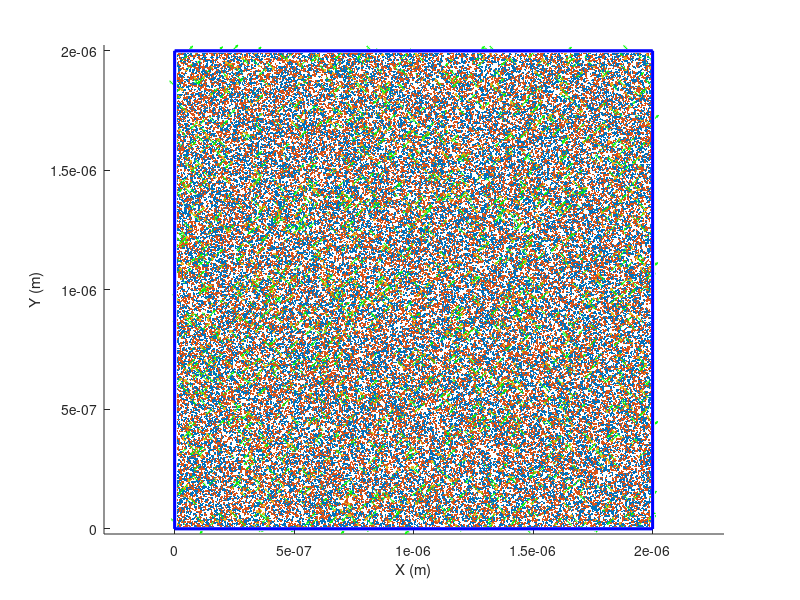

MATLAB code for this plot: (Note: this script raises an error after producing the figure.)

%%%%%%%%%%%%%%%%%%%%%%%%%% PART 1 SIMULATION SETUP %%%%%%%%%%%%%%%%%%%%%%%%
close all
rng(156, 'twister')
clear

%% Step 0: Diamond as a Medium
%Since we use a lot of E&M calculations, we need
DiaPerm = 5.66*8.854e-12;       %Permittivity in Diamond
EC = 1.602e-19/(4*pi*DiaPerm);  %Charge / 4*pi*epsilom

%In diamond there are two types of chargetraps

%P1 traps which can be neutral or negatively charged
P1occ = 13;            %Suspected Precent that are charged negative
P1dens = 5e21;         %Suspected Density of traps

%Vacancies which can be neutral or positively charged
VCocc = 13;            %Suspected Precent that are charged positive
VCdens = 5e21;         %Suspected Density of traps

%Finally, there are NV centers within Diamond which can be neutral or
%negatively charged, and are treated as dipoles.
NVocc = 82;            %Suspected Precent that are charged negative
NVdens = 0.2e21;         %Suspected Density of NV's


%% Step 1: Creating a Volume
%This step is pretty straight forward, for our simulation we need a volume
%of diamond to be used in the simulation. Thus we consider a box shape

BoxDim = 1e-6*[2;2;2];  %Box Size

%Here's a visualization of the box%
figure(1)  
BoxX = BoxDim(1)*[0,1,1,0,0,0,0,0,0,1,1,1,1,1,1,0];   %Mess of points
BoxY = BoxDim(2)*[0,0,1,1,0,0,1,1,1,1,1,1,0,0,0,0];   %that create
BoxZ = BoxDim(3)*[0,0,0,0,0,1,1,0,1,1,0,1,1,0,1,1];   %the box shape
hold on
plot3(BoxX,BoxY,BoxZ,'b-','LineWidth',2);
xlabel('X (m)')
ylabel('Y (m)')
zlabel('Z (m)')
axis equal


%% Step 2: Add Charge Traps Within Box
%We then estimate how many of each trap exists within the volume
P1num = round(P1dens*BoxDim(1)*BoxDim(2)*BoxDim(3));
VCnum = round(VCdens*BoxDim(1)*BoxDim(2)*BoxDim(3));

%Then we place the charge traps within the volume
P1pos(:,1:P1num) = [BoxDim(1)*rand(1,P1num);BoxDim(2)*rand(1,P1num);BoxDim(3)*rand(1,P1num)];
VCpos(:,1:VCnum) = [BoxDim(1)*rand(1,VCnum);BoxDim(2)*rand(1,VCnum);BoxDim(3)*rand(1,VCnum)];

%Here's what that looks like
scatter3(P1pos(1,:),P1pos(2,:),P1pos(3,:),2,'red','filled');
scatter3(VCpos(1,:),VCpos(2,:),VCpos(3,:),2,'blue','filled');


%% Step 3: Add NV's into Box
%Next we have to add our NV's into the box, same steps as before
NVnum = round(NVdens*BoxDim(1)*BoxDim(2)*BoxDim(3));
NVpos(:,1:NVnum) = [BoxDim(1)*rand(1,NVnum);BoxDim(2)*rand(1,NVnum,1);BoxDim(3)*rand(1,NVnum)];

%However, NV's are dipoles and thus have a random orientation
%Luckily because diamond is crystalline, there are only 4 possible
%orientations
n_poss = 1/sqrt(3)*[1,1,-1,-1;1,-1,1,-1;1,-1,-1,1]; %1/sqrt(3) is the normalization factor)
NVori = n_poss(:,randi([1,4],1,NVnum));

%Here's what the NV's look like with their orientations
scatter3(NVpos(1,:),NVpos(2,:),NVpos(3,:),5,'green','filled');
quiver3(NVpos(1,:),NVpos(2,:),NVpos(3,:),NVori(1,:),NVori(2,:),NVori(3,:),0.5,'green');

%we also have one more inherant constraint in NV's. NV's have inherent
%strains caused by defects within diamonds crystalline structure. As of
%right now the strain orientation is seemingly random. The magnitude is
%close to 10 GHZ in our spectrum, we convert this into SI using muE.
muE = 6.3*1e-6 ;    %GHz/(V/m) this specific value is from Tamarat et al

STmag = 10 / muE;  %10 GHZ to V/m
STvect = randi([-100,100],3,NVnum); %Creates a random vector per NV
STvect = STmag * STvect ./ vecnorm(STvect); %Normalizes the vector and applies the magnitude to it


%% Step 4: Reducing our scope
%Obviously this entire situation is a tad intense, So let's reduce it down
%Firstly lets focus on one NV, call this our main NV. Let's look at an NV
%close to the center that has 3 adjacent neighbors
%Firstly find the NV closest to the center
[~,A] = min(vecnorm(NVpos - BoxDim/2));

[~,B] = mink(vecnorm(NVpos - NVpos(:,A)),NVnum);
NVpos = NVpos(:,B);
NVori = NVori(:,B);

%Label our center NV in gold, the next 3 closest make larger in green
scatter3(NVpos(1,1),NVpos(2,1),NVpos(3,1),40,[1,0.7,0],'filled','MarkerEdgeColor','black');
scatter3(NVpos(1,2:4),NVpos(2,2:4),NVpos(3,2:4),40,'g','filled','MarkerEdgeColor','black');

%now overwrite our NV_pos and center everything about our main NV
P1pos = P1pos - NVpos(:,1);
[~,B] = mink(vecnorm(P1pos),P1num);
P1pos = P1pos(:,B);

VCpos = VCpos - NVpos(:,1);
[~,B] = mink(vecnorm(VCpos),P1num);
VCpos = VCpos(:,B);

NVpos = NVpos - NVpos(:,1);


%we will also remove any charges that are too far that they cause minimal
%interaction
MinDist = 0.5e-6;
P1pos = P1pos(:,(vecnorm(P1pos) < MinDist));
P1num = size(P1pos,2);
VCpos = VCpos(:,(vecnorm(VCpos) < MinDist));
VCnum = size(VCpos,2);
NVpos = NVpos(:,(vecnorm(NVpos) < MinDist));
NVori = NVori(:,(vecnorm(NVpos) < MinDist));
NVnum = size(NVpos,2);

%Now we can look at our new situation
figure(2)
xlabel('X (m)')
ylabel('Y (m)')
zlabel('Z (m)')
axis(MinDist*[-1,1,-1,1,-1,1])

hold on
%Place Main NV
scatter3(NVpos(1,1),NVpos(2,1),NVpos(3,1),40,[1,0.7,0],'filled','MarkerEdgeColor','black');
quiver3(NVpos(1,1),NVpos(2,1),NVpos(3,1),NVori(1,1),NVori(2,1),NVori(3,1),1e-7,'color',[1,0.7,0]);

%Place closest 3 NV's
scatter3(NVpos(1,2:4),NVpos(2,2:4),NVpos(3,2:4),40,'g','filled','MarkerEdgeColor','black');
quiver3(NVpos(1,2:4),NVpos(2,2:4),NVpos(3,2:4),NVori(1,2:4),NVori(2,2:4),NVori(3,2:4),0.5,'green');

%Place all other NV's & charges
scatter3(NVpos(1,5:end),NVpos(2,5:end),NVpos(3,5:end),8,'g','filled');
scatter3(P1pos(1,:),P1pos(2,:),P1pos(3,:),8,'blue','filled');
scatter3(VCpos(1,:),VCpos(2,:),VCpos(3,:),8,'red','filled');



%% Step 4: Randomize Charge Per loop
%Now we will look at what happens every loop
LPnum = 100;
%Our First Loop is initialized randomly based on our occupancy values
P1stat = (100*rand(P1num,1) < P1occ);
VCstat = (100*rand(VCnum,1) < VCocc);
NVstat = (100*rand(NVnum,1) < NVocc);
%Just make the first 4 NV's active to start with, makes life easier
NVstat(1:4) = 1;

%This creates a vector where the columns represent the individual particles,
%and the rows represent what happens on the first loop. A value of 0 means the
%particle is neutral, and a value of 1 means the particle is charged,
%negatively or positively depending on the type.

%this is mainly useful for the mathematics, but it is interesting to see
%how it changes our situation for one loop
figure(3)
xlabel('X (m)')
ylabel('Y (m)')
zlabel('Z (m)')
axis(MinDist*[-1,1,-1,1,-1,1])

hold on
%Place all NV's and Charges, colored based on if they're on or off
scatter3(NVpos(1,NVstat),NVpos(2,NVstat),NVpos(3,NVstat),8,'green','filled');
scatter3(NVpos(1,~NVstat),NVpos(2,~NVstat),NVpos(3,~NVstat),1,'black');
scatter3(P1pos(1,P1stat),P1pos(2,P1stat),P1pos(3,P1stat),8,'blue','filled');
scatter3(P1pos(1,~P1stat),P1pos(2,~P1stat),P1pos(3,~P1stat),1,'black','filled');
scatter3(VCpos(1,VCstat),VCpos(2,VCstat),VCpos(3,VCstat),8,'red','filled');
scatter3(VCpos(1,~VCstat),VCpos(2,~VCstat),VCpos(3,~VCstat),1,'black','filled');
%Place Main NV
scatter3(NVpos(1,1),NVpos(2,1),NVpos(3,1),40,[1,0.7,0],'filled','MarkerEdgeColor','black');
quiver3(NVpos(1,1),NVpos(2,1),NVpos(3,1),NVori(1,1),NVori(2,1),NVori(3,1),1e-7,'color',[1,0.7,0]);
%Place closest 3 NV's
scatter3(NVpos(1,2:4),NVpos(2,2:4),NVpos(3,2:4),40,'g','filled','MarkerEdgeColor','black');
quiver3(NVpos(1,2:4),NVpos(2,2:4),NVpos(3,2:4),NVori(1,2:4),NVori(2,2:4),NVori(3,2:4),0.5,'green');


%However We still have LPnum-1 situations remaining. For this we're
%going to consider random amounts of change on NVstat, P1stat and VCstat
%First let's initialize the remaining loops
NVstat = [NVstat,zeros(NVnum,LPnum-1)];
VCstat = [VCstat,zeros(VCnum,LPnum-1)];
P1stat = [P1stat,zeros(P1num,LPnum-1)];
Changes = zeros(2,LPnum);
%Changes is a matrix that describes every change
%the first row is dedicated to knowing what stat we're changing (NV,VC,P1)
%the second row is dedicated to knowing exactly what particle got changed

for ll = 2:LPnum
Changes(1,ll) = randi([1,3],1);
%Each loop can change a value from each of the 3 options.
%However, there is only 1 change per loop for simplicity
%So firsty, copy over the previous loops statistics.
NVstat(:,ll) = NVstat(:,ll-1);
P1stat(:,ll) = P1stat(:,ll-1);
VCstat(:,ll) = VCstat(:,ll-1);

switch Changes(1,ll)
    case 1  %An NV changes charge
        Changes(2,ll) = randi([5,5+floor(NVnum/50)],1);
        %Only look at the first eighth of our total NV's. These are the
        %closest to our actual NV and will be more apparent when a change
        %happens, all other NV's can be considered static noise.
        %Decide which NV's will be changed
        NVstat(Changes(2,ll),ll) = ~NVstat(Changes(2,ll),ll);
        %Flip those NV values

    case 2  %A P1 trap changes charge
        %Same step for the charges
        Changes(2,ll) = randi([1,5],1);
        %Again only look at the first 8th
        P1stat(Changes(2,ll),ll) = ~P1stat(Changes(2,ll),ll);

    case 3  %A Vacancy changes charge
        Changes(2,ll) = randi([1,5],1);
        VCstat(Changes(2,ll),ll) = ~VCstat(Changes(2,ll),ll);
end %Switch Case
end %ll Loop

%And Add a little thing to make sure all the stats are seen as logical
NVstat = (NVstat == 1);
P1stat = (P1stat == 1);
VCstat = (VCstat == 1);



%% Step 5: Electric Fields
%Now we look at how each loop effects the percieved electric fields at the
%point of each of our NV's

Efield = zeros(3,LPnum,NVnum);
for vv = 1:NVnum
%on a NV by NV Basis

%Firstly we add strain from each individual NV, strain doesnt
%change per loop so we can add it to all loops simultaneously
Efield(:,:,vv) = Efield(:,:,vv) + STvect(:,vv);

for ll = 1:LPnum

%Imporantly, An NV only reads out the electricfield if it's active,
%otherwise it is given a value of NaN
if NVstat(vv,ll) == 0
    Efield(:,ll,vv) = [NaN;NaN;NaN];
else

%Add contributions from our P1 Traps & Vacancies
Efield(:,ll,vv) = Efield(:,ll,vv) + EC*sum((P1pos(:,P1stat(:,ll)) - NVpos(:,vv)) ./ vecnorm(P1pos(:,P1stat(:,ll)) - NVpos(:,vv)).^3,2);
Efield(:,ll,vv) = Efield(:,ll,vv) - EC*sum((VCpos(:,VCstat(:,ll)) - NVpos(:,vv)) ./ vecnorm(VCpos(:,VCstat(:,ll)) - NVpos(:,vv)).^3,2);

%Add contributions from other NV's
NV_pospos = NVpos(:,[1:vv-1,vv+1:NVnum]) - NVpos(:,vv); %Relative NV Position Difference Per NV
Efield(:,ll,vv) = Efield(:,ll,vv) - EC*sum((NV_pospos(:,NVstat([1:vv-1,vv+1:NVnum],ll))) ./ vecnorm(NV_pospos(:,NVstat([1:vv-1,vv+1:NVnum],ll))).^3,2);

end %NV Active Test
end %ll loop
end %vv loop



%% Step 6: Longitudinal and Transversal Fields
%In our actual readouts we know the position of the spectral lines are the
%sum and difference of the projection and rejection fields respect to the
%NV orientation. We call the vector projection the Longitudinal field, and
%the rejection field the transversal field.
Elong = zeros(LPnum,NVnum);
Etran = zeros(LPnum,NVnum);
for vv = 1:NVnum
for ll = 1:LPnum
Elong(ll,vv) = dot(Efield(:,ll,vv) , NVori(:,vv));
Etran(ll,vv) = norm(Efield(:,ll,vv) - NVori(:,vv)*Elong(ll,vv));
end
end

%Here we'll display the values of the longitudinal field against the
%transversal field per NV
figure(4)
tiledlayout(2,2)
for vv = 1:4
nexttile(vv,[1,1])
scatter(Elong(:,vv)*muE,Etran(:,vv)*muE,'+')
axis square
xlabel('Longitudinal (GHz)')
ylabel('Transversal (GHz)')
title("NV " + vv)
end


%% Step 7: 1 NV Localization
%Now we have to locate where our change was. Firstly we'll consider
%locating our change with only our primary NV.

%A big issue with this localization, is that the transversal field
%condenses 2 dimensions into 1. In doing so the math gets a little
%complicated.

%Firstly let's look at what we have.
% Elong(1,1) == The longitudinal field of NV1 during the first loop
% Etran(1,1) == The transversal field of NV1 during the first loop
% Elong(2,1) == The longitudinal field of NV1 during the second loop
% Etran(2,1) == The transversal field of NV1 during the second loop

%There is some charge that changes that turns our first loop into our
%second loop.
%Let's call the field without this charge S for Strain, the field the
%charge gives C for charge, and the total field S + C = E

%Of course all these values are 3d-vectors. Lets refer to these 3
%dimensions as such
% n = Orientation of NV1
% s = Direction of S made perpendicular to n
% a = n × a     (the × is the cross product)

%In doing this we have a complete orthonormal basis. Thus our fields take
%the form
% E = n*n*E + s*s*E + a*a*E
% C = n*n*C + s*s*C + a*a*C
% S = n*n*S + s*s*S        (the way s is defined leads to S having no 'a' component)

%Our longitudinal fields are easy enough
% n(n*E) = n(n*C + n*S)
% n*E = n*C + n*S

%Our transversal fields not so much, as the dimensions get broken down
% magET = sqrt( (s*E)² + (a*E)² )
%Luckily instead of magnitude we can say that Eperp is 
%along the transverse plane in an arbitrary direction
% vec_E⊥ = E⊥*(s*cosθ + a*sinθ)
%In total our electric field looks like
% E = n*E∥ + E⊥*(s*cosθ + a*sinθ)

%If we solve for C, we find that
% C = E - S
% C = n*E∥ + E⊥(s*cosθ + a*sinθ) - n*S∥ - s*S⊥
% C = n(E∥ - S∥) + s(E⊥cosθ - S⊥) + a(E⊥sinθ)

%Now we have to convert this field into a position.
%To do this we use the function
% vec_E = Ec * vec_R / R^3
%We can remove one R by just looking at the unit vector
% vec_E = Ec * unit_R / R²
%If we solve this for direction and magnitude seperatly we see
% unit_R = ±unit_E = ±vec_E / mag_E
% mag_R = sqrt( Ec / mag_E )
%Where the ± is the charge of the particle and whether it was added or removed
%Thus in total
% vec_R = ±vec_E / mag_E * sqrt( Ec / mag_E )
% vec_R = ±vec_E * sqrt( Ec / mag_E^3/2 )
% vec_R = ±vec_E * sqrt(Ec) * mag_E^(-3/4)

%If we now plug in C for our E value, we find
% vec_R = ±( n(E∥ - S∥) + s(E⊥cosθ - S⊥) + a(E⊥sinθ) ) * sqrt(Ec)
%       * (E∥² + E⊥² + S∥² + S⊥² - 2E∥S∥ - 2E⊥S⊥cosθ )^(-3/4)

%Now for some annoyance, Although we know some unit vector s exists
%we don't know where it is exactly. Thus we have to rotate along the 
%s,a plane until we find the s value that matches
%Thus to initialize the setup we have an arbitrary s' value, which for
%simplicity I discribe as n cross [1;0;0], then normalized. we can then get
% a' = n' × s'
%thus our true s value is actually 
% s = s'cosφ + a'sinφ
%and our true a value is
% a = s'sinφ - a'cosφ
%and our E value is now
%To make this easier on ourselves, we'll rotate it all, after we find the
%values, speaking of, let's start writing some code

ThetaRes = 360; %How many test points for theta

%En = 4.6488e+03;    %E∥
%Ep = 1.7156e+04;    %E⊥
%Sn = 2.5892e+03;    %S∥
%Sp = 1.5530e+04;    %S⊥

En = Elong(2,1);    %E∥
Ep = Etran(2,1);    %E⊥
Sn = Elong(1,1);    %S∥
Sp = Etran(1,1);    %S⊥

Theta = linspace(0,2*pi,ThetaRes);
R = zeros(3,ThetaRes);
for tt = 1:ThetaRes
T = Theta(tt);      %this makes this look nicer, but is useless

R(:,tt) = [Ep*cos(T) - Sp ; Ep*sin(T) ; En - Sn] * sqrt(EC);        %±( n(E∥ - S∥) + s(E⊥cosθ - S⊥) + a(E⊥sinθ) ) * sqrt(Ec)
R(:,tt) = R(:,tt) * (En^2 + Ep^2 + Sn^2 + Sp^2 - 2*En*Sn - 2*Ep*Sp*cos(T))^(-3/4); %(E∥² + E⊥² + S∥² + S⊥² - 2E∥S∥ - 2E⊥S⊥cosθ )^(-3/4)
    
end

%Now to add the dimensions to take R from the n,s,a basis into x,y,z
n = NVori(:,1);
fs = cross(n,[1;0;0]);
fs = fs / norm(fs);     %s' == fraud s == fs
fa = cross(n,fs);

%Now we impliment some phi dependancy
PhiRes = 45;
Phi = linspace(0,2*pi,PhiRes);
R2 = zeros(3,ThetaRes,PhiRes);

for pp = 1:PhiRes
P = Phi(pp);

s = fs*cos(P) + fa*sin(P);
a = fs*sin(P) - fa*cos(P);

R2(:,:,pp) = R(1,:).*s + R(2,:).*a - R(3,:).*n;
%R2 is our final R value, with both θ & φ dependance

end

%Now for some graphs
figure(5)
xlabel('X (m)')
ylabel('Y (m)')
zlabel('Z (m)')
axis square
hold on

%Firstly place our Main NV into the graph
scatter3(NVpos(1,1),NVpos(2,1),NVpos(3,1),40,[1,0.7,0],'filled','MarkerEdgeColor','black');
quiver3(NVpos(1,1),NVpos(2,1),NVpos(3,1),NVori(1,1),NVori(2,1),NVori(3,1),1e-8,'color',[1,0.7,0]);

%Now we have to place the particle that got changed
Type = Changes(1,2);
Index = Changes(2,2);
switch Type
    case 1
        scatter3(NVpos(1,Index),NVpos(2,Index),NVpos(3,Index),20,'g','filled','MarkerEdgeColor','black')
    case 2
        scatter3(P1pos(1,Index),P1pos(2,Index),P1pos(3,Index),20,'b','filled','MarkerEdgeColor','black')
    case 3
        scatter3(VCpos(1,Index),VCpos(2,Index),VCpos(3,Index),20,'r','filled','MarkerEdgeColor','black')
end

%Finally, we plot the R values
%But we need some colors to make it distinguishable
colors = interp1(linspace(0, 1, size(colormap(hsv), 1)), colormap(hsv), (1:PhiRes)/PhiRes);
for pp = 2:PhiRes
plot3(R2(1,:,pp),R2(2,:,pp),R2(3,:,pp), 'color', colors(pp,:))
end
plot3(R2(1,:,1),R2(2,:,1),R2(3,:,1), 'color', "k", 'LineWidth',2)
%test
%plot3(R(1,:),R(2,:),R(3,:))
axis square



hold off























